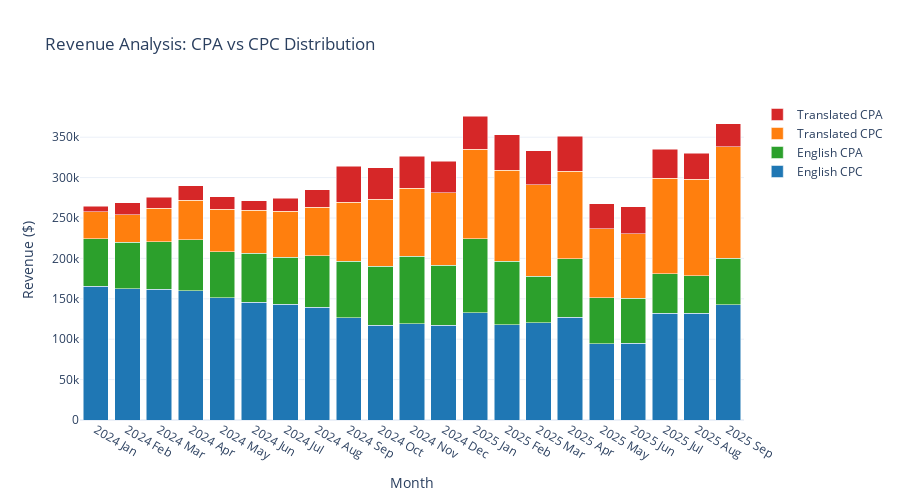

Write notebook code for a chart like this one.
### Code cell
# CPA vs CPC Stacked
fig3 = go.Figure()

fig3.add_trace(go.Bar(
    x=months,
    y=cpc_eng,
    name='English CPC',
    marker=dict(color='#1f77b4')
))

fig3.add_trace(go.Bar(
    x=months,
    y=cpa_eng,
    name='English CPA',
    marker=dict(color='#2ca02c')
))

fig3.add_trace(go.Bar(
    x=months,
    y=cpc_trans,
    name='Translated CPC',
    marker=dict(color='#ff7f0e')
))

fig3.add_trace(go.Bar(
    x=months,
    y=cpa_trans,
    name='Translated CPA',
    marker=dict(color='#d62728')
))

fig3.update_layout(
    barmode='stack',
    title='Revenue Analysis: CPA vs CPC Distribution',
    xaxis_title='Month',
    yaxis_title='Revenue ($)',
    height=500,
    template='plotly_white',
    hovermode='x unified'
)
fig3.show()

### Figure 1 — Plotly figure (JSON) as saved in the notebook; plotly's stock layout.template omitted (floating-point values rounded to 4 significant figures)
{"data": [{"marker": {"color": "#1f77b4"}, "name": "English CPC", "type": "bar", "x": ["2024 Jan", "2024 Feb", "2024 Mar", "2024 Apr", "2024 May", "2024 Jun", "2024 Jul", "2024 Aug", "2024 Sep", "2024 Oct", "2024 Nov", "2024 Dec", "2025 Jan", "2025 Feb", "2025 Mar", "2025 Apr", "2025 May", "2025 Jun", "2025 Jul", "2025 Aug", "2025 Sep"], "y": [165486, 162360, 161757, 159885, 151545, 145637, 143026, 139684, 126556, 117273, 119061, 117295, 132918, 118068, 120576, 126978, 94508, 94701, 132096, 132206, 142832]}, {"marker": {"color": "#2ca02c"}, "name": "English CPA", "type": "bar", "x": ["2024 Jan", "2024 Feb", "2024 Mar", "2024 Apr", "2024 May", "2024 Jun", "2024 Jul", "2024 Aug", "2024 Sep", "2024 Oct", "2024 Nov", "2024 Dec", "2025 Jan", "2025 Feb", "2025 Mar", "2025 Apr", "2025 May", "2025 Jun", "2025 Jul", "2025 Aug", "2025 Sep"], "y": [59076, 57346, 58629, 63068, 56893, 60860, 58242, 63858, 69882, 73101, 83321, 74513, 91683, 78684, 57265, 72455, 56982, 55739, 49042, 46597, 57617]}, {"marker": {"color": "#ff7f0e"}, "name": "Translated CPC", "type": "bar", "x": ["2024 Jan", "2024 Feb", "2024 Mar", "2024 Apr", "2024 May", "2024 Jun", "2024 Jul", "2024 Aug", "2024 Sep", "2024 Oct", "2024 Nov", "2024 Dec", "2025 Jan", "2025 Feb", "2025 Mar", "2025 Apr", "2025 May", "2025 Jun", "2025 Jul", "2025 Aug", "2025 Sep"], "y": [33399, 34147, 41737, 48796, 52166, 53218, 57010, 59595, 72849, 82832, 84685, 89546, 110691, 112038, 113542, 108511, 85097, 80323, 118186, 119129, 137562]}, {"marker": {"color": "#d62728"}, "name": "Translated CPA", "type": "bar", "x": ["2024 Jan", "2024 Feb", "2024 Mar", "2024 Apr", "2024 May", "2024 Jun", "2024 Jul", "2024 Aug", "2024 Sep", "2024 Oct", "2024 Nov", "2024 Dec", "2025 Jan", "2025 Feb", "2025 Mar", "2025 Apr", "2025 May", "2025 Jun", "2025 Jul", "2025 Aug", "2025 Sep"], "y": [6506, 15107, 13552, 17859, 15938, 11916, 15932, 21801, 44747, 38926, 39263, 39163, 40938, 44404, 41795, 43290, 30985, 32892, 35471, 32449, 28415]}], "layout": {"barmode": "stack", "height": 500, "hovermode": "x unified", "title": {"text": "Revenue Analysis: CPA vs CPC Distribution"}, "xaxis": {"title": {"text": "Month"}}, "yaxis": {"title": {"text": "Revenue ($)"}}}}
